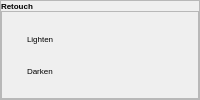
        <widget class="QFrame" name="retouch_frame_9">
         <property name="frameShape">
          <enum>QFrame::StyledPanel</enum>
         </property>
         <property name="frameShadow">
          <enum>QFrame::Raised</enum>
         </property>
         <layout class="QVBoxLayout" name="verticalLayout_13">
          <property name="spacing">
           <number>0</number>
          </property>
          <property name="leftMargin">
           <number>0</number>
          </property>
          <property name="topMargin">
           <number>0</number>
          </property>
          <property name="rightMargin">
           <number>0</number>
          </property>
          <property name="bottomMargin">
           <number>0</number>
          </property>
          <item>
           <widget class="QPushButton" name="retouch2_pushButton">
            <property name="enabled">
             <bool>true</bool>
            </property>
            <property name="font">
             <font>
              <family>Arial</family>
              <pointsize>6</pointsize>
              <weight>75</weight>
              <bold>true</bold>
             </font>
            </property>
            <property name="styleSheet">
             <string notr="true">QPushButton {
    text-align: left;}

QPushButton:hover{
	background-color: rgb(80, 80, 80);
   border-radius:5px;
}
QPushButton{
border:none;
 outline: none;
}</string>
            </property>
            <property name="text">
             <string>Retouch</string>
            </property>
            <property name="icon">
             <iconset>
              <normaloff>icon/square.png</normaloff>
              <normalon>icon/icons8-chevron-24.png</normalon>icon/square.png</iconset>
            </property>
            <property name="iconSize">
             <size>
              <width>12</width>
              <height>12</height>
             </size>
            </property>
            <property name="checkable">
             <bool>true</bool>
            </property>
            <property name="autoExclusive">
             <bool>true</bool>
            </property>
            <property name="flat">
             <bool>true</bool>
            </property>
           </widget>
          </item>
          <item>
           <widget class="QFrame" name="retouch_dropdown">
            <property name="frameShape">
             <enum>QFrame::StyledPanel</enum>
            </property>
            <property name="frameShadow">
             <enum>QFrame::Raised</enum>
            </property>
            <layout class="QVBoxLayout" name="verticalLayout_7">
             <property name="spacing">
              <number>0</number>
             </property>
             <property name="leftMargin">
              <number>0</number>
             </property>
             <property name="topMargin">
              <number>0</number>
             </property>
             <property name="rightMargin">
              <number>0</number>
             </property>
             <property name="bottomMargin">
              <number>0</number>
             </property>
             <item>
              <widget class="QPushButton" name="lighten">
               <property name="font">
                <font>
                 <family>Arial</family>
                 <pointsize>6</pointsize>
                </font>
               </property>
               <property name="styleSheet">
                <string notr="true">QPushButton {
    text-align: left;
    padding-left: 25px; /* Optional: Adjust padding as needed */
}
QPushButton:hover{
	color: rgb(255, 167, 135);
	background-color: rgb(80, 80, 80);
   border-radius:5px;
}
QPushButton{
border:none;
 outline: none;
}</string>
               </property>
               <property name="text">
                <string>Lighten</string>
               </property>
               <property name="icon">
                <iconset>
                 <normaloff>icon/icons8-color-wheel-32.png</normaloff>icon/icons8-color-wheel-32.png</iconset>
               </property>
               <property name="iconSize">
                <size>
                 <width>12</width>
                 <height>12</height>
                </size>
               </property>
               <property name="checkable">
                <bool>true</bool>
               </property>
               <property name="flat">
                <bool>true</bool>
               </property>
              </widget>
             </item>
             <item>
              <widget class="QPushButton" name="darken">
               <property name="font">
                <font>
                 <family>Arial</family>
                 <pointsize>6</pointsize>
                </font>
               </property>
               <property name="styleSheet">
                <string notr="true">QPushButton {
    text-align: left;
    padding-left: 25px; /* Optional: Adjust padding as needed */
}

QPushButton:hover{
	color: rgb(255, 167, 135);
	background-color: rgb(80, 80, 80);
   border-radius:5px;
}
QPushButton{
border:none;
 outline: none;
}</string>
               </property>
               <property name="text">
                <string>Darken</string>
               </property>
               <property name="icon">
                <iconset>
                 <normaloff>icon/icons8-color-mode-24.png</normaloff>icon/icons8-color-mode-24.png</iconset>
               </property>
               <property name="iconSize">
                <size>
                 <width>12</width>
                 <height>12</height>
                </size>
               </property>
               <property name="checkable">
                <bool>true</bool>
               </property>
               <property name="flat">
                <bool>true</bool>
               </property>
              </widget>
             </item>
            </layout>
           </widget>
          </item>
         </layout>
        </widget>
